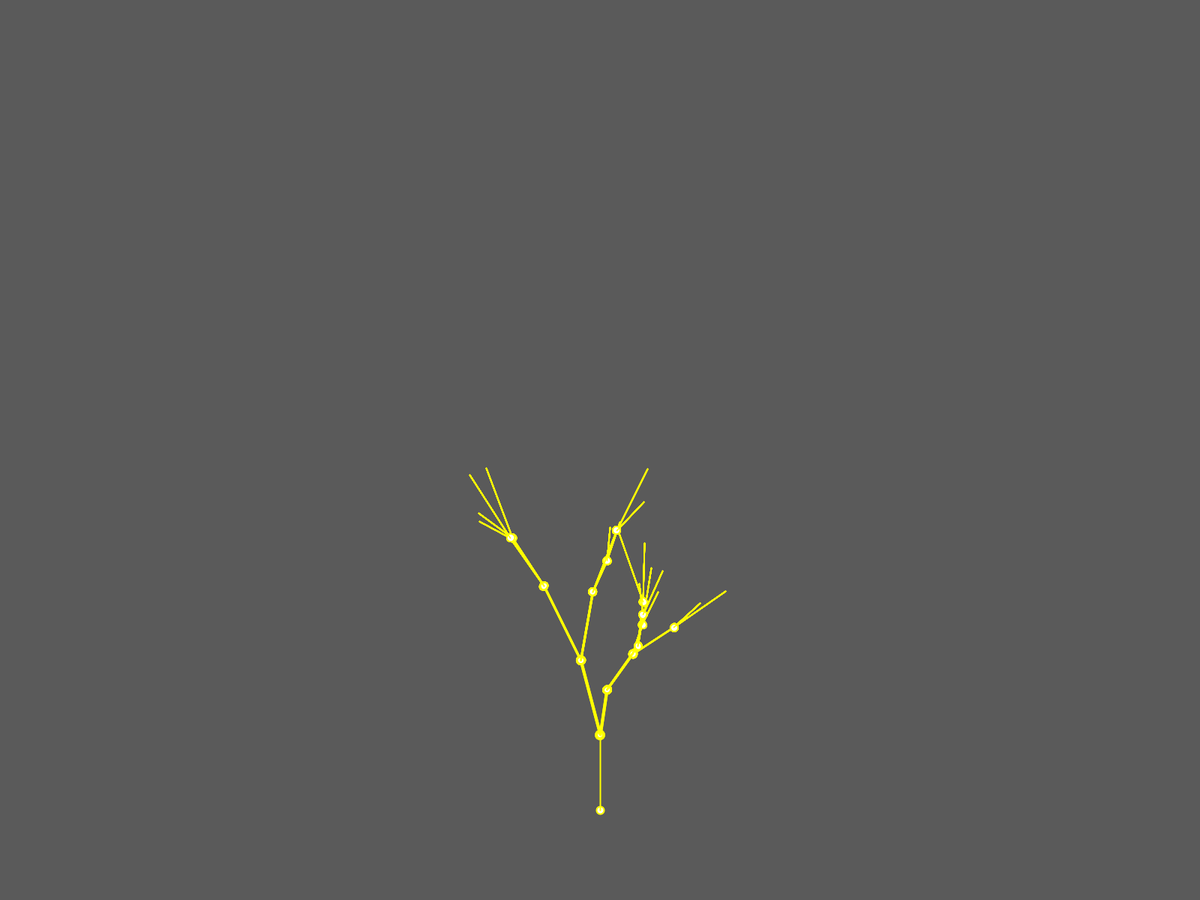
Frame 1 (no input)
Frame 60 (the mouse pressed at the canvas centre just before this capture): identical to frame 1, image omitted
Frame 120 (the mouse held since frame 60 and released just before this capture): identical to frame 1, image omitted

The Processing sketch that drew this single still picture (run headless with seeded random() and noise(); from frame 60 on, the mouse is pressed at the canvas centre):

// Processing sketch: Node_tree_recursiveCreate
// ── Node_tree_recursiveCreate.pde
Node top;

void setup() {
  fullScreen();
  top = new Node(null);
  //top.children.add(new Node(top));
  //top.children.add(new Node(top));
  
  //create children two levels deep
addNewChild(top, 2, 4, 4);
 
}

//create a new Node and add it as a child to the Node passed as a parameter
void addNewChild(Node n, int howManyChildren, int depth, float thick) {
  if (depth < 1) return;
  for (int i = 0; i < howManyChildren; i++) {
    Node a = new Node(n);
    a.angle = random(-30, 30);
    a.length = random(40, 120);
    a.thickness = thick;
    n.children.add(a);
    addNewChild(a, howManyChildren, depth-1, thick* .75);
  }
}


void draw() {
  
  background(90);
  translate(width/2, height *.9);
  top.render();
}
// ── Node.pde
class Node {
  //abstract tree properties
  Node parent; //note: set to null for a top level Node
  ArrayList<Node> children;
  
  //visual tree properties
  float angle;
  float length;
  float thickness;
  color c;
  
  Node(Node p) { // each node will store their own indicidual information
    parent = p;
    children = new ArrayList<Node>();
    
    angle = 0;
    length = 100;
    thickness = 2;
    c = color(255, 255, 0);
  }
  
  void render() {
    //set drawing properties
    strokeWeight(thickness);
    stroke(c);
    rotate(radians(angle));//draw the line
    ellipse(0, 0, 10, 10); // for visual aid, draw root of branch as a circles
    line(0, 0, 0, -length);//go to the end fo this/branch
    translate(0, -length);//go to the end of this line/branch
    //draw children
    
    for (int i =0; i< children.size(); i++) {
      Node n = children.get(i);
      n.render();
    }
    for (Node n : children) {
      n.render();
    }
  
  translate(0, length);//untranslate
  rotate(radians(-angle));//unrotate
  }
  
}
